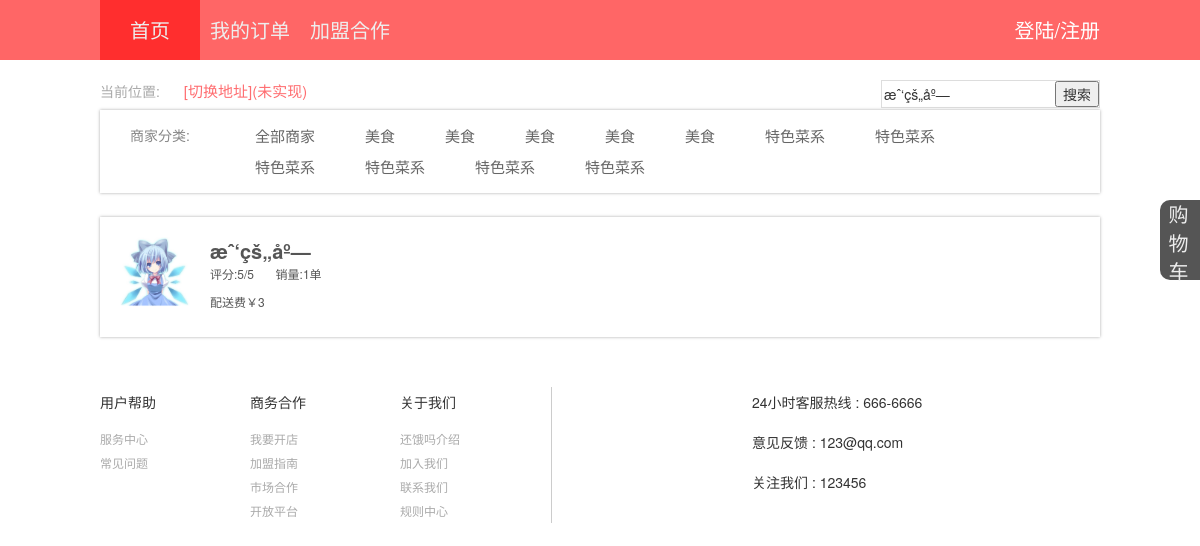
The page /index.php?kw=æˆ‘çš„åº— on the database its author committed.
### tables this page shows
CREATE TABLE `shop` (
  `SID` int(10) NOT NULL,
  `shopName` varchar(15) NOT NULL,
  `shopImg` text NOT NULL,
  `sellerID` int(10) NOT NULL,
  `ADD` varchar(100) NOT NULL,
  `shopFee` tinyint(4) NOT NULL COMMENT 'é…�é€�è´¹',
  `license` text NOT NULL,
  `open` tinyint(1) NOT NULL DEFAULT '0' COMMENT 'æœ‰æ— å¼€åº—ï¼Œ1å¼€åº— 0å…³åº—',
  `shopphone` int(11) NOT NULL,
  `shop_class` varchar(450) NOT NULL,
  `min_price` int(10) NOT NULL COMMENT 'èµ·é€�ä»·'
);

### index.php (the view, shortened to what this page needs)
<?php
	include "controller/common.php";
 ?>
<!DOCTYPE html>
<html lang="en">
<head>
	<link rel="stylesheet" type="text/css" href="bootstrap/css/bootstrap.css">
	<link rel="stylesheet" href="css/commmon.css">
	<link rel="stylesheet" href="css/index.css">
</head>
<body>
<div class="carbar">
	<div class="carbar-btn">
	<a href="##" title="">购物车</a>
	</div>
</div>
<div class="header">
	<div class="headerBay center">
		<div class="topBay-left">
			<a  class="harbtn" id="index" href="index.php">首页</a>
			<a class="harbtn" href="usercenter.php?position=allorder">我的订单</a>
			<a class="harbtn" href="sellerlogin.php">加盟合作</a>
		</div>
		<div class="logIco">
				<?php
				if (isset($_SESSION['user'])) {
					echo "<div class='sueee'><div class='slide'>
					<a href='usercenter.php?position=allorder' title=''><span>我的订单</span></a>
					<a href='usercenter.php?position=data' title=''><span>我的资料</span></a>
					<a href='usercenter.php?position=mycollection' title=''><span>我的收藏</span></a>
				<a href='index.php' class='logout'><span>注销</span></a>
			</div><a  class='logined harbtn' href='usercenter.php?position=center'><span>".$_SESSION['userName']."</span></a></div>";
				}else{
					echo "<a  class='loginico harbtn' href='login.php'><span>登陆/注册</span></a>";
				}
				 ?>
		</div>
	</div>
</div>
<div class="mainBody">
	<div class="searchBar">
		<div class="position">
			<span>当前位置:</span>
			<a href=""><span>[切换地址](未实现)</span></a>
		</div>
		<div class="searchBox">
			<form action="" method="get">
				<input type="text" name="kw" value=<?php if(isset($_GET['kw'])){$kw=$_GET['kw'];echo $kw;}?>><button>搜索</button>
			</form>
		</div>
	</div>
	<div class="classify">
		<span>商家分类:</span>
		<div>
			<span><a href="">全部商家</a></span>
			<span><a href="">美食</a></span>
			<span><a href="">美食</a></span>
			<span><a href="">美食</a></span>
			<span><a href="">美食</a></span>
			<span><a href="">美食</a></span>
			<span><a href="">特色菜系</a></span>
			<span><a href="">特色菜系</a></span>
			<span><a href="">特色菜系</a></span>
			<span><a href="">特色菜系</a></span>
			<span><a href="">特色菜系</a></span>
			<span><a href="">特色菜系</a></span>
		</div>
	</div>
	<div class="shop">
	<?php
		function shopBox($row,$mysqli){
			if($row['open']==0){
				$cover="<div class='shop_cover'>
					<span>本店打烊了</span>
				</div>";
			}else{
				$cover="";
			}
			$sellnum_sql="SELECT * FROM `od` WHERE `SID`=".$row['SID']." AND `O_overtime` IS NOT NULL";
			$sellnum_result=mysqli_query($mysqli,$sellnum_sql);
			$sellnum=mysqli_num_rows($sellnum_result);
			$avgstar_sql="SELECT AVG(comment_star) AS avgstar FROM `od` WHERE `SID`=".$row['SID']." AND `comment_star`!=0";
			$avgstar_result=mysqli_query($mysqli,$avgstar_sql);
			$avgstar=mysqli_fetch_array($avgstar_result);
			echo "
			<div class='shopBox'>".$cover."
				<a href='shop.php?SID=".$row['SID']."'>
					<div class='shopIco'><img src='img/shop/".$row['SID'].".png' alt=''></div>
					<div class='shopMsg'>
						<div class='shopName'>".$row['shopName']."</div>
						<span class='shopStar'>评分:".round($avgstar['avgstar'],1)."/5</span>
						<span class='shopSales'>销量:".$sellnum."单</span>
						<span class='shopFee'>配送费￥".$row['shopFee']."</span>
					</div>
				</a>
				<div class='shophover'>
					<span class='shopName-hover'>".$row['shopName']."</span>
					<div>
						<span>配送费￥".$row['shopFee']."</span>
					</div>
				</div>
			</div>
		";
		}
		if(isset($_GET['kw'])){
			$sql_open = "SELECT `SID`, `shopName`, `shopImg`, `shopFee`,`ADD`,`open` FROM `shop` WHERE `open`=1 AND `shopName` LIKE  '%".$_GET['kw']."%'";
		}else{
			$sql_open = "SELECT `SID`, `shopName`, `shopImg`, `shopFee`,`ADD`,`open` FROM `shop` WHERE `open`=1";
			$sql = "SELECT `SID`, `shopName`, `shopImg`, `shopFee`,`ADD`,`open` FROM `shop` WHERE `open`=0";
		}
		$result_open = mysqli_query($mysqli,$sql_open);
		while($row = mysqli_fetch_array($result_open)){
			shopBox($row,$mysqli);
		}
	 ?>
	</div>
</div>
<div class="footer">
	<div class="footer-left">
		<div class="footerLink">
			<p>用户帮助</p>
			<a href="">服务中心</a>
			<a href="">常见问题</a>
		</div>
		<div class="footerLink">
			<p>商务合作</p>
			<a href="">我要开店</a>
			<a href="">加盟指南</a>
			<a href="">市场合作</a>
			<a href="">开放平台</a>
		</div>
		<div class="footerLink">
			<p>关于我们</p>
			<a href="">还饿吗介绍</a>
			<a href="">加入我们</a>
			<a href="">联系我们</a>
			<a href="">规则中心</a>
		</div>
	</div>
	<div class="footerPhone">
		<div><p>24小时客服热线 : 666-6666</p></div>
		<div><p>意见反馈 : 123@qq.com</p></div>
		<div><p>关注我们 : 123456</p></div>
	</div>
</div>
</body>
</html>

### css/commmon.css (style rules this page uses)
* { margin:0px; }
a { text-decoration: none; font-size: 20px; color:#555; }
.center { margin-right:auto; margin-left: auto; }
.carbar { position: fixed; height: 100%; width: 200px; background: #666; right: -200px; }
.carbar-btn { height: 80px; width: 40px; position: absolute; background: #555; left:-40px; top:200px; border-top-left-radius:10px; border-bottom-left-radius: 10px; }
.carbar-btn a { display: block; height: 100%; width: 100%; color: #eee; text-align: center; letter-spacing:3px; }
.header { min-width:1000px; width:100%; height:60px; background:#FF6666; }
.headerBay { width: 1000px;height: 100%; }
.topBay-left { float:left; height: 100%; width: 800px; }
.topBay-left a { width: 100px; color:#eee; }
.harbtn { color: #eee; float:left; line-height:60px; text-align: center; }
.logIco { float: right; }
.loginico { color: #fff; }
.footer { width:1000px; margin:auto; }
.footer-left { border-right:1px solid #ccc; margin-top: 50px; width: 452px; float: left; }
.footerLink { width:100px; float:left; margin-right: 50px; }
.footerLink p { line-height: 30px; }
.footerLink a { display:block; width: 80px; font-size:12px; line-height: 24px; color: #aaa; }
.footerPhone { width: 300px; float: left; margin-top: 50px; margin-left: 200px; }
.footerPhone p { line-height: 30px; }
#index { background: #FF2E2E; }

### css/index.css (style rules this page uses)
.mainBody { width: 1000px; margin: auto; }
.searchBar { margin-top:20px; height:30px; }
.searchBar .position { float:left; }
.searchBar .position>span { color: #aaa; margin-right:10px; }
.searchBar .position a { font-size: 15px; color: #FF6D70; }
.searchBar form { border:1px solid #ddd; }
.searchBar input { border:none; }
.searchBar .searchBox { float: right; }
.classify { width: 1000px; padding:10px; box-shadow: 0px -0px 3px #aaa; margin-bottom: 20px; display:inline-block }
.classify span { float:left; margin: 5px 20px; color: #888888; }
.classify a { color:#666; font-size: 15px; }
.classify>div { float: left; margin-left: 20px; width:800px; }
.classify>div span { padding-left: 5px; padding-right: 5px; }
.shop { width: 1000px; box-shadow: 0px -0px 3px #aaa; }
.shopBox { position: relative; width:250px; height:120px; padding:20px; float: left; }
.shopBox>a { float: left; }
.shopBox .shopIco { width:70px; float:left; }
.shopBox .shopIco img { height: 70px; width: 70px; }
.shopBox .shopMsg { float: left; margin-left: 20px; width: 120px; }
.shopMsg span { height: 18px; font-size: 12px; line-height: 18px; vertical-align:top; }
.shopName { font-weight: bold; overflow: hidden; height: 28px; text-overflow:ellipsis; }
.shopStar { display: inline-block; width: 60px; }
.shopSales { display: inline-block; }
.shopFee { display: block; }

### rows shown on the page
shop: shopName "æˆ‘çš„åº—", avgstar "5", sellnum "1", shopFee "3"
